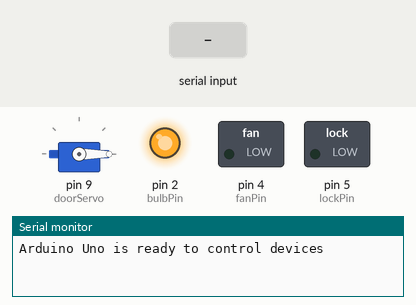
This sketch was run on a simulated Arduino Uno, built with avr-gcc and run on an emulated ATmega328P. Parts: servo, switched loads named in the sketch (green lamp = pin HIGH), output pins drawn as LEDs (lit = HIGH), the last lines printed to the serial monitor. The test bench sets the inputs (shaded band).

Above: at 1.2 s.
1.3 s: "BULB:90\n" received over Serial
At 2.3 s:
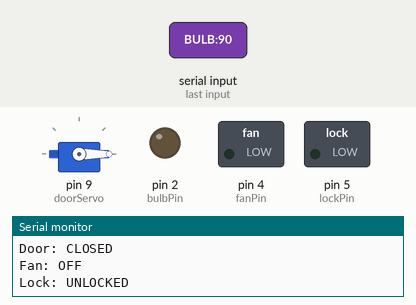
2.8 s: "DOOR:90\n" received over Serial
At 3.4 s:
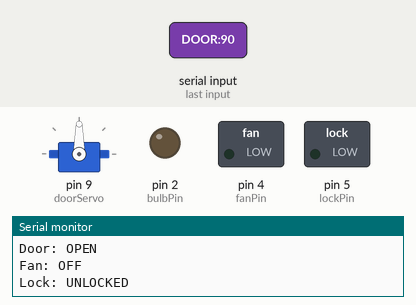
4.3 s: "BULB:\n" received over Serial
At 4.6 s:
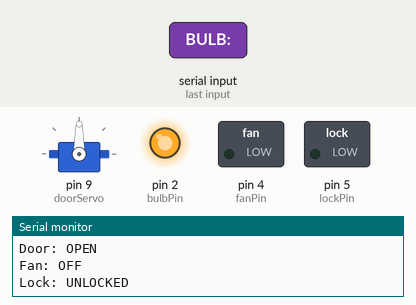
5.8 s: "FAN:90\n" received over Serial
At 6.9 s:
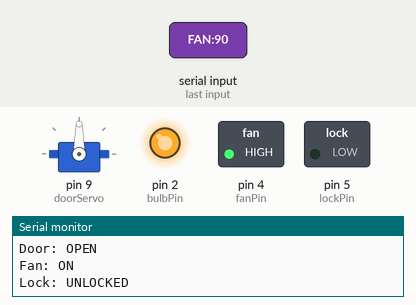
7.3 s: "LOCK:90\n" received over Serial
At 8.0 s:
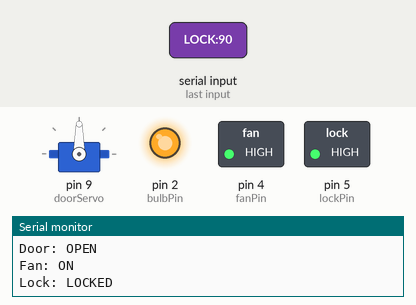
8.8 s: "DOOR:\n" received over Serial
At 9.2 s:
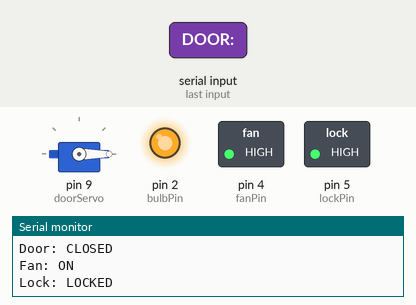
Timing chart, 0 to 11.3 s (numbered marks = the images above; inputs shaded):
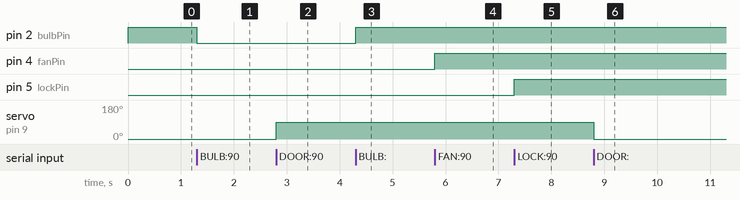

Measured:
- after the input at 1.3 s, pin 2 (bulbPin): HIGH → LOW at once
- after the input at 2.8 s, servo on pin 9 (doorServo): 0° → 90° at once
- after the input at 4.3 s, pin 2 (bulbPin): LOW → HIGH at once
- after the input at 5.8 s, pin 4 (fanPin): LOW → HIGH at once
- after the input at 7.3 s, pin 5 (lockPin): LOW → HIGH at once
- after the input at 8.8 s, servo on pin 9 (doorServo): 90° → 0° at once

The sketch:

unotoesp.ino
```cpp
#include <Servo.h>

// Define pins for devices
const int bulbPin = 2;    // Digital pin for bulb (connected to relay)
const int fanPin = 4;     // Digital pin for fan
const int lockPin = 5;    // Digital pin for lock (e.g., solenoid lock)
Servo doorServo;          // Servo object for door control

// Variables to store previous device states
int prevBulbState = HIGH; // Start with bulb OFF (HIGH for reverse logic)
int prevDoorState = 0;    // Servo angle for door
int prevFanState = LOW;
int prevLockState = LOW;

void setup() {
  Serial.begin(115200);    // Communication with ESP32

  // Set pin modes
  pinMode(bulbPin, OUTPUT);
  pinMode(fanPin, OUTPUT);
  pinMode(lockPin, OUTPUT);
  doorServo.attach(9);     // Servo connected to pin 9

  // Turn everything off initially
  digitalWrite(bulbPin, HIGH); // Bulb OFF (reverse logic)
  digitalWrite(fanPin, LOW);
  digitalWrite(lockPin, LOW);
  doorServo.write(0);      // Set servo to 0 degrees (closed door)

  Serial.println("Arduino Uno is ready to control devices");
}

void printDeviceStates() {
  Serial.println("Current Device States:");
  Serial.println("Bulb: " + String(digitalRead(bulbPin) ? "OFF" : "ON")); // Inverted logic
  Serial.println("Door: " + String(doorServo.read() == 90 ? "OPEN" : "CLOSED"));
  Serial.println("Fan: " + String(digitalRead(fanPin) ? "ON" : "OFF"));
  Serial.println("Lock: " + String(digitalRead(lockPin) ? "LOCKED" : "UNLOCKED"));
  Serial.println();
}

void loop() {
  // Check for incoming data from ESP32
  if (Serial.available()) {
    String command = Serial.readStringUntil('\n');
    command.trim(); // Remove any extra whitespace

    // Parse and execute the command
    if (command.startsWith("BULB:")) {
      bool state = command.substring(5).toInt();
      digitalWrite(bulbPin, !state); // Invert the state for reverse logic
      Serial.println("Bulb set to: " + String(state ? "ON" : "OFF"));
    } else if (command.startsWith("DOOR:")) {
      bool state = command.substring(5).toInt();
      int angle = state ? 90 : 0; // 90 degrees if OPEN, 0 degrees if CLOSED
      doorServo.write(angle);
      Serial.println("Door set to angle: " + String(angle));
    } else if (command.startsWith("FAN:")) {
      bool state = command.substring(4).toInt();
      digitalWrite(fanPin, state);
      Serial.println("Fan set to: " + String(state));
    } else if (command.startsWith("LOCK:")) {
      bool state = command.substring(5).toInt();
      digitalWrite(lockPin, state);
      Serial.println("Lock set to: " + String(state));
    }
  }

  // Check for changes in device states
  int currentBulbState = digitalRead(bulbPin);
  int currentDoorState = doorServo.read();
  int currentFanState = digitalRead(fanPin);
  int currentLockState = digitalRead(lockPin);

  // If any state has changed, print the updated status
  if (currentBulbState != prevBulbState || currentDoorState != prevDoorState ||
      currentFanState != prevFanState || currentLockState != prevLockState) {
    printDeviceStates();

    // Update previous states
    prevBulbState = currentBulbState;
    prevDoorState = currentDoorState;
    prevFanState = currentFanState;
    prevLockState = currentLockState;
  }
}
```
